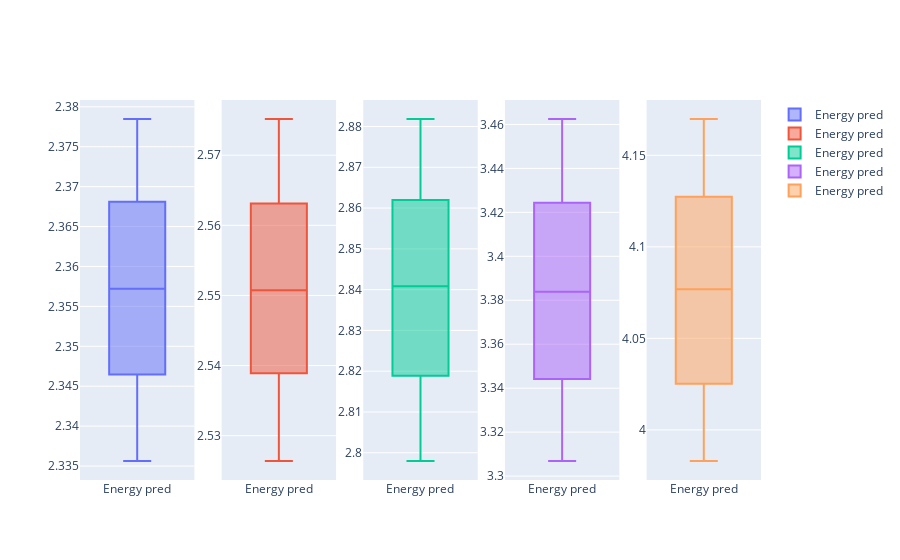

The notebook cell this image was saved under:
### Code cell
fig = make_subplots(rows=1,cols=5)
'''
accuracy = []
logloss = []
auc = []

for i in range (0,len(models)):
    accuracy.append(np.mean(results_exp1[i]['Accuracy']))
    logloss.append(np.mean(results_exp1[i]['Log Loss']))
    auc.append(np.mean(results_exp1[i]['AUC']))
'''

for i,model in enumerate(models):
    fig.add_box(y=results[model]['emissions_pred']*1000, name='Energy pred',
              row=1, col=i+1)

'''
fig.add_box(y=results['emissions_train']*1000, name='Energy train',
              row=1, col=2)
fig.add_box(y=results['prediction_time'], name='Prediction time',
              row=2, col=1)
fig.add_box(y=results['training_time'], name='Training time',
              row=2, col=2)
'''
fig.show()

### Figure 1 — Plotly figure (JSON) as saved in the notebook; plotly's stock layout.template omitted (floating-point values rounded to 4 significant figures)
{"data": [{"name": "Energy pred", "type": "box", "xaxis": "x", "y": [2.336, 2.337, 2.338, 2.339, 2.34, 2.341, 2.342, 2.343, 2.345, 2.346, 2.347, 2.348, 2.349, 2.35, 2.351, 2.353, 2.354, 2.355, 2.356, 2.357, 2.358, 2.359, 2.36, 2.361, 2.362, 2.363, 2.364, 2.365, 2.366, 2.368, 2.369, 2.37, 2.371, 2.372, 2.373, 2.374, 2.375, 2.376, 2.377, 2.378], "yaxis": "y"}, {"name": "Energy pred", "type": "box", "xaxis": "x2", "y": [2.526, 2.528, 2.529, 2.53, 2.532, 2.533, 2.534, 2.536, 2.537, 2.538, 2.54, 2.541, 2.542, 2.543, 2.544, 2.545, 2.547, 2.548, 2.549, 2.55, 2.551, 2.552, 2.554, 2.555, 2.556, 2.557, 2.559, 2.56, 2.561, 2.562, 2.564, 2.565, 2.566, 2.567, 2.568, 2.57, 2.571, 2.573, 2.574, 2.575], "yaxis": "y2"}, {"name": "Energy pred", "type": "box", "xaxis": "x3", "y": [2.798, 2.8, 2.802, 2.804, 2.807, 2.809, 2.811, 2.814, 2.816, 2.818, 2.82, 2.822, 2.824, 2.826, 2.829, 2.831, 2.833, 2.835, 2.838, 2.84, 2.842, 2.844, 2.846, 2.848, 2.85, 2.853, 2.855, 2.857, 2.859, 2.861, 2.863, 2.865, 2.867, 2.869, 2.871, 2.874, 2.876, 2.878, 2.88, 2.882], "yaxis": "y3"}, {"name": "Energy pred", "type": "box", "xaxis": "x4", "y": [3.307, 3.311, 3.315, 3.319, 3.323, 3.327, 3.331, 3.335, 3.339, 3.342, 3.346, 3.35, 3.354, 3.358, 3.362, 3.366, 3.37, 3.374, 3.378, 3.382, 3.386, 3.39, 3.394, 3.398, 3.403, 3.407, 3.411, 3.414, 3.419, 3.422, 3.426, 3.43, 3.435, 3.439, 3.443, 3.447, 3.451, 3.455, 3.458, 3.462], "yaxis": "y4"}, {"name": "Energy pred", "type": "box", "xaxis": "x5", "y": [3.983, 3.987, 3.992, 3.997, 4.001, 4.005, 4.01, 4.014, 4.019, 4.023, 4.027, 4.032, 4.036, 4.04, 4.045, 4.049, 4.054, 4.06, 4.065, 4.07, 4.083, 4.088, 4.093, 4.098, 4.103, 4.107, 4.112, 4.116, 4.121, 4.125, 4.13, 4.134, 4.139, 4.143, 4.148, 4.152, 4.157, 4.161, 4.166, 4.17], "yaxis": "y5"}], "layout": {"xaxis": {"anchor": "y", "domain": [0, 0.168]}, "xaxis2": {"anchor": "y2", "domain": [0.208, 0.376]}, "xaxis3": {"anchor": "y3", "domain": [0.416, 0.584]}, "xaxis4": {"anchor": "y4", "domain": [0.624, 0.792]}, "xaxis5": {"anchor": "y5", "domain": [0.832, 1]}, "yaxis": {"anchor": "x", "domain": [0, 1]}, "yaxis2": {"anchor": "x2", "domain": [0, 1]}, "yaxis3": {"anchor": "x3", "domain": [0, 1]}, "yaxis4": {"anchor": "x4", "domain": [0, 1]}, "yaxis5": {"anchor": "x5", "domain": [0, 1]}}}
